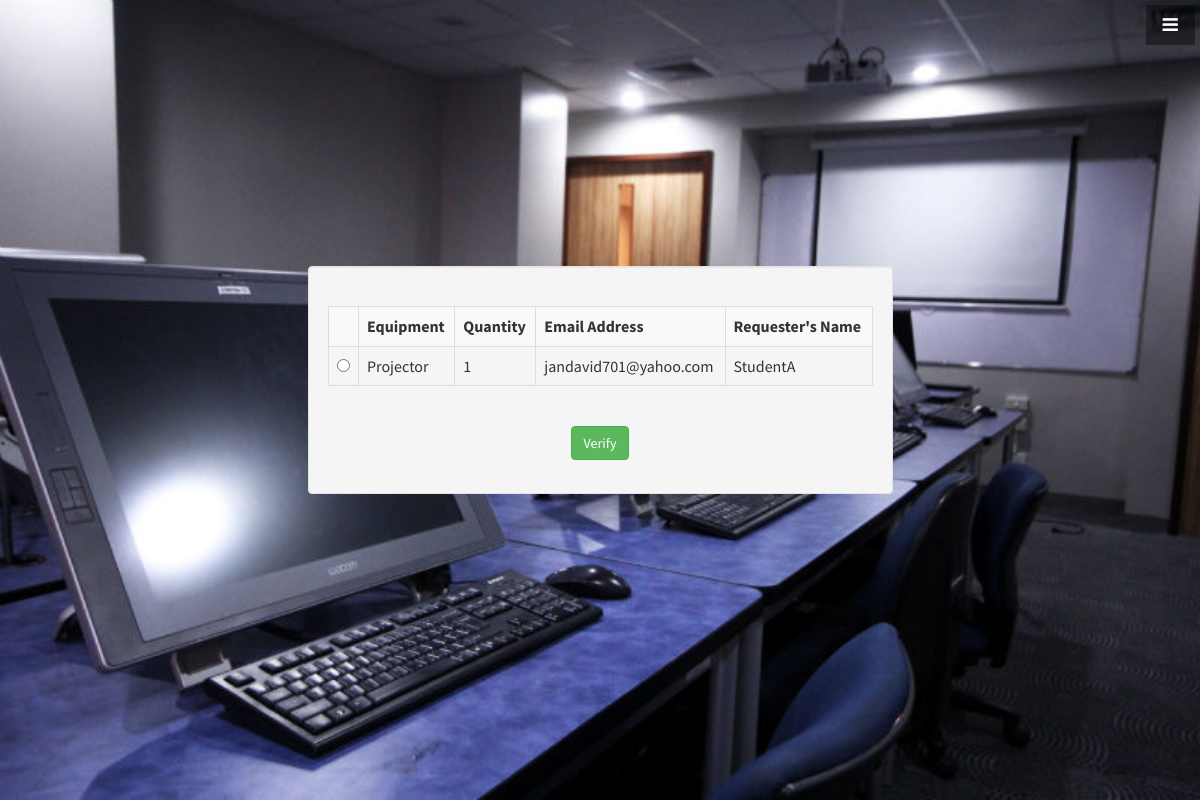
/viewVerificationEquipment.php (signed in), run on the app's committed database.
### tables this page shows
CREATE TABLE IF NOT EXISTS `equipment_approved_db` (
`id` int(11) NOT NULL,
  `equipment_name` text,
  `quantity` int(11) DEFAULT NULL,
  `email_address` text,
  `requester` text,
  `return_status` text
);

### viewVerificationEquipment.php (the view, shortened to what this page needs)
<!DOCTYPE HTML PUBLIC "-//W3C//DTD HTML 4.01 Frameset//EN">
<html>
<head>
    <link href="css/bootstrap.min.css" rel="stylesheet">
    <link href="css/admin.css" rel="stylesheet">
    <link href="css/login-form.css" rel="stylesheet">
    <link href="font-awesome/css/font-awesome.min.css" rel="stylesheet" type="text/css">
</head>
<body>
    <a id="menu-toggle" href="#" class="btn btn-dark btn-lg toggle"><i class="fa fa-bars"></i></a>
    <header id="top" class="header">
        <div class="text-vertical-center">
        <div class="row">
        	<div class="col-md-3"></div>
        	<div class="col-md-6"><div class="well">
        		<?php
				   $user = "root";
				   $pass = "";
				   $dbname = "databasePHP";
				   $server = "localhost";
				   $conn = new mysqli($server,$user, $pass, $dbname);
				   $sql = "SELECT * FROM equipment_approved_db WHERE return_status ='For Verification'";
				   $result = $conn->query($sql);
				   if ($result->num_rows > 0) {
				   	echo "<br><form action='verificationHandler.php' method='post' align='center'>";
					echo "<table style='width:100%' class = 'table table-striped table-bordered table-responsive'>";
					echo "<tr>";
					echo "<td></td>";
					echo "<td><b>Equipment</b></td>";
					echo "<td><b>Quantity</b></td>";
					echo "<td><b>Email Address</b></td>";
					echo "<td><b>Requester's Name</b></td>";
					echo "</tr>";
				   	while($row = $result->fetch_assoc()) {
				   		$id = $row['id'];
				   		echo "<tr>";
				   		echo "<td>";
				   		echo "<input type='radio' name='decision' value='$id' id='decision'/>";
				   		echo "</td>";
				   		echo "<td>".$row['equipment_name']."</td>";
				   		echo "<td>".$row['quantity']."</td>";
				   		echo "<td>".$row['email_address']."</td>";
				   		echo "<td>".$row['requester']."</td>";
				   		echo "</tr>";
				   	}
				   	echo "</table><br><input type='button' class='btn btn-success' data-toggle='modal' data-target='#confirmationModalA' value='Verify'/>";
				   } else {
				   	echo "<br><div class='alert alert-info'>"."<center>There are currently no pending equipment returns to verify.</center>"."</div>";
				   }
				  ?>
			  </form>
        	</div></div>
        	<div class="col-md-3"></div>
        </div>
            <br>
        </div>
    </header>
</body>
</html>

### css/admin.css (style rules this page uses)
html, body { width: 100%; height: 100%; }
body { font-family: "Source Sans Pro","Helvetica Neue",Helvetica,Arial,sans-serif; }
.text-vertical-center { display: table-cell; text-align: center; vertical-align: middle; }
.btn-dark { border-radius: 0; color: #fff; background-color: rgba(0,0,0,0.4); }
#menu-toggle { z-index: 1; position: fixed; top: 0; right: 0; }
.toggle { margin: 5px 5px 0 0; }
.header { display: table; position: relative; width: 100%; height: 100%; background: url(../img/studentbg2.jpg) no-repeat center center scroll; -webkit-background-size: cover; -moz-background-size: cover; background-size: cover; -o-background-size: cover; }

### data on the page
equipment_approved_db: equipment_name "Projector", quantity "1", email_address "jandavid701@yahoo.com", requester "StudentA"
